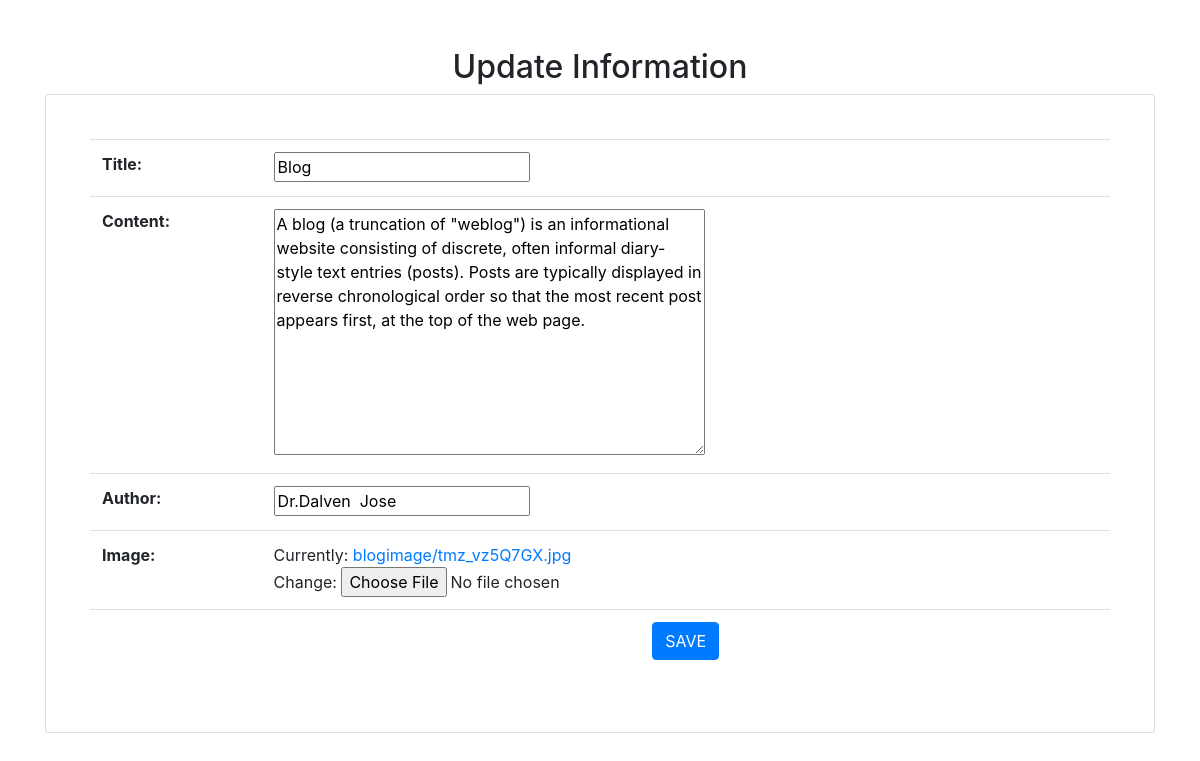
The app's page /post/6/update/ with its own data.
### app/models.py (models this page shows, shortened)
class blogmodel(models.Model):
    title = models.CharField(max_length=100)
    content = models.TextField()
    created_at = models.DateTimeField(auto_now_add=True)
    author = models.CharField(max_length=100 , unique= True)
    image =  models.ImageField(upload_to='blogimage', default='default\download.jpg')

### app/views.py (the view)
# urls.py: path('post/<int:pk>/update/', TaskUpdateView.as_view(), name='task_update')
class TaskUpdateView(UpdateView):
    model = blogmodel
    template_name = 'update.html'
    fields = '__all__'
    success_url = reverse_lazy('home')

### templates/update.html (shortened to what this page needs)
<!DOCTYPE html>
<html lang="en">
<head>
    <link rel="stylesheet" href="https://stackpath.bootstrapcdn.com/bootstrap/4.5.2/css/bootstrap.min.css">
</head>
<body>
    <div class="container mt-5">
        <h2 class="text-center">Update Information</h2>
        <form action="" method="post">
            <div class="card p-4">
                <div class="card-body">
                    <table class="table">
                        {{ form.as_table }}
                        <tr>
                            <td></td>
                            <td class="text-center">
                                <button type="submit" class="btn btn-primary">SAVE</button>
                            </td>
                        </tr>
                    </table>
                </div>
            </div>
        </form>
    </div>
</body>
</html>

### records on screen
blogmodel: title "Blog", content "A blog (a truncation of \"weblog\") is an informational website consisting of discrete, often informal diary-style text entries (posts). Posts are typically displayed in reverse chronological order so that the most recent post appears first, at the top of the web page.", author "Dr.Dalven Jose"
